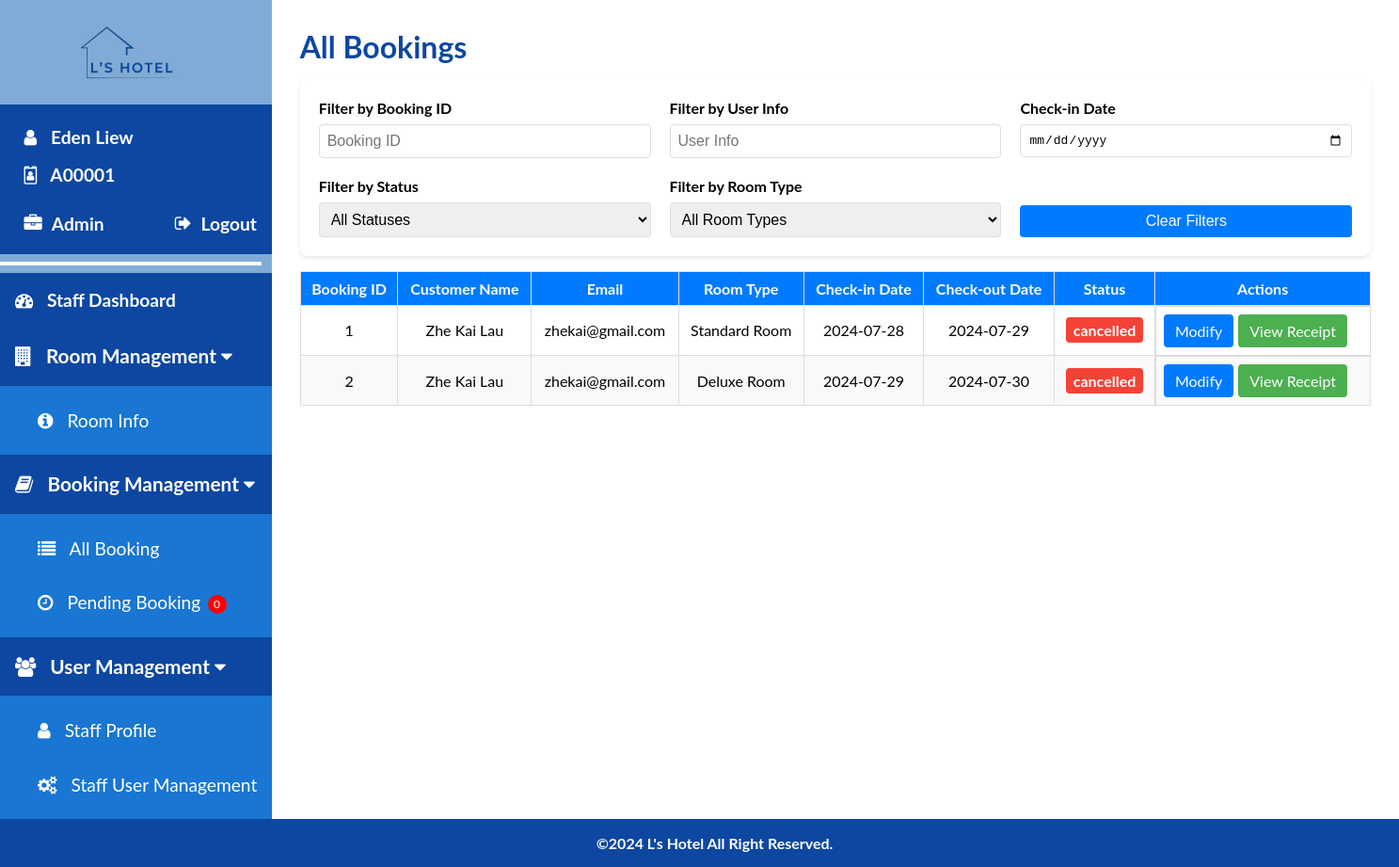
Page /staff/allbooking.php (signed in) on the earlier database version.
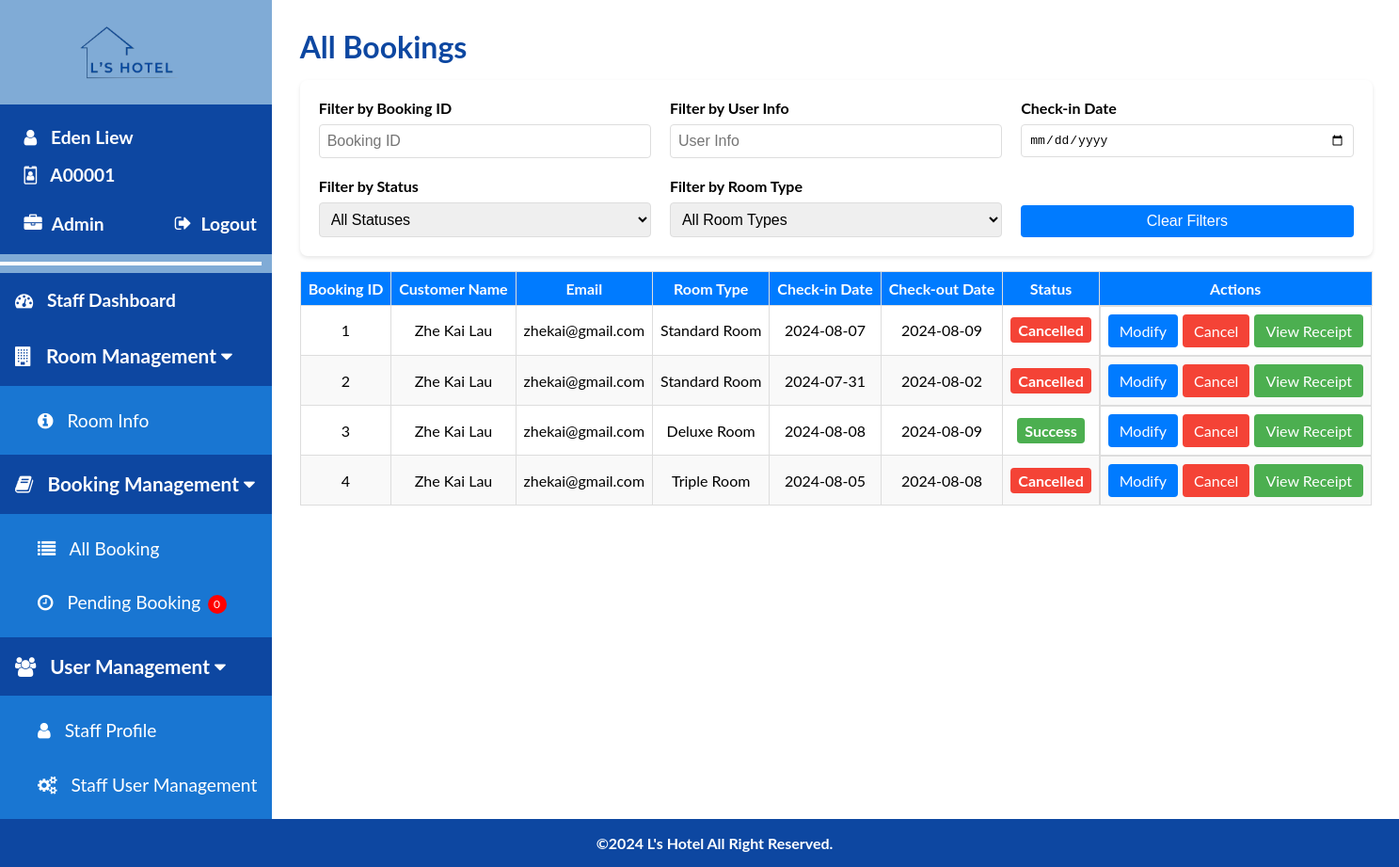
Same page on the later database version.
### tables this page shows
CREATE TABLE `bookings` (
  `booking_id` int(11) NOT NULL,
  `email` varchar(100) NOT NULL,
  `room_id` int(11) NOT NULL,
  `check_in_date` date NOT NULL,
  `check_out_date` date NOT NULL,
  `days` int(11) NOT NULL,
  `number_of_rooms` int(11) NOT NULL,
  `bed_selection` varchar(255) NOT NULL,
  `smoke` varchar(255) NOT NULL,
  `first_name` varchar(50) NOT NULL,
  `last_name` varchar(50) NOT NULL,
  `phone_number` varchar(15) NOT NULL,
  `bring_car` varchar(3) NOT NULL,
  `additional_requests` varchar(255) DEFAULT NULL,
  `total_amount` decimal(10,2) NOT NULL,
  `created_at` timestamp NOT NULL DEFAULT current_timestamp(),
  `car_plates` varchar(255) DEFAULT NULL,
  `payment_status` varchar(20) NOT NULL,
  `booking_status` varchar(20) NOT NULL,
  `cancel_reason` varchar(500) NOT NULL
);

CREATE TABLE `rooms` (
  `room_id` int(11) NOT NULL,
  `room_type` varchar(255) NOT NULL,
  `room_level` int(3) NOT NULL,
  `room_price` decimal(10,2) NOT NULL,
  `room_features` text DEFAULT NULL,
  `room_facilities` text DEFAULT NULL,
  `room_size` varchar(50) DEFAULT NULL,
  `room_availability` int(11) DEFAULT NULL,
  `room_description` text DEFAULT NULL,
  `room_images` text DEFAULT NULL
);

### staff/allbooking.php (the view, shortened to what this page needs)
<!DOCTYPE html>
<html>
<head>
    <link rel="stylesheet" href="https://cdnjs.cloudflare.com/ajax/libs/font-awesome/4.7.0/css/font-awesome.min.css">
    <link rel="stylesheet" href="../css/staff/staff-style.css?v=<?php echo time(); ?>">
    <link rel="stylesheet" href="../css/staff/staff-filters.css?v=<?php echo time(); ?>">
    <link rel="stylesheet" href="../css/staff/staff-booking-table.css?v=<?php echo time(); ?>">
    <link rel="stylesheet" href="../css/staff/cancel_modal.css?v=<?php echo time(); ?>">
    <link rel="stylesheet" href="../css/staff/booking_modal.css?v=<?php echo time(); ?>">
</head>
<body>
<div class="staff-container">
    <?php include 'staff_sidenav.php'; ?>
    <div class="main">
        <div class="staff-page-title">
            <span>All Bookings</span>
        </div>
        <div class="filters">
            <label>
                Filter by Booking ID
                <input type="text" id="booking-id" placeholder="Booking ID">
            </label>
            <label>
                Filter by User Info
                <input type="text" id="user-info" placeholder="User Info">
            </label>
            <label>
                Check-in Date
                <input type="date" id="check-in-date">
            </label>
            <label>
                Filter by Status
                <select id="booking-status">
                    <option value="">All Statuses</option>
                </select>
            </label>
            <label>
                Filter by Room Type
                <select id="room-type">
                    <option value="">All Room Types</option>
                    <?php
                    include '../config.php';
                    ?>
                </select>
            </label>
            <button id="clear-filters-button">Clear Filters</button>
        </div>
        <div class="booking-table">
            <table>
                <thead>
                    <tr>
                        <th>Booking ID</th>
                        <th>Customer Name</th>
                        <th>Email</th>
                        <th>Room Type</th>
                        <th>Check-in Date</th>
                        <th>Check-out Date</th>
                        <th>Status</th>
                        <th>Actions</th>
                    </tr>
                </thead>
                <tbody id="booking-rows">
                    <?php
                    $query = "SELECT b.booking_id, b.first_name, b.last_name, b.email, b.check_in_date, b.check_out_date, b.booking_status, r.room_type
                              FROM bookings b
                              JOIN rooms r ON b.room_id = r.room_id
                              WHERE 1=1";
                    $result = $conn->query($query);
                    if ($result->num_rows > 0) {
                        while ($row = $result->fetch_assoc()) {
                            $status_class = strtolower($row['booking_status']);
                            $customer_name = $row['first_name'] . ' ' . $row['last_name'];
                            $room_type = $row['room_type'];
                            echo "<tr>
                                    <td>{$row['booking_id']}</td>
                                    <td>{$customer_name}</td>
                                    <td>{$row['email']}</td>
                                    <td>{$room_type}</td>
                                    <td>{$row['check_in_date']}</td>
                                    <td>{$row['check_out_date']}</td>
                                    <td><span class='booking-status $status_class'>{$row['booking_status']}</span></td>
                                    <td class='booking-actions'>
                                        <a href='#' class='modify' onclick='fetchBookingDetails({$row['booking_id']})'>Modify</a>";
                            if ($row['booking_status'] != 'cancelled') {
                                echo "<a href='#' class='cancel' onclick='openCancelModal({$row['booking_id']})'>Cancel</a>";
                            }
                            echo "<a href='#' class='view-receipt' onclick='viewReceipt({$row['booking_id']})'>View Receipt</a>
                                    </td>
                                  </tr>";
                        }
                    } else {
                        echo "<tr><td colspan='8'>No bookings found</td></tr>";
                    }
                    ?>
                </tbody>
            </table>
        </div>
    </div>
</div>
<footer>
    <p>&copy;2024 L's Hotel All Right Reserved.</p>
</footer>
</body>
</html>

### staff/staff_sidenav.php (shortened to what this page needs)
<?php
include '../config.php';
function getPendingBookingCount($conn) {
    $sql = "SELECT COUNT(*) as count FROM bookings WHERE booking_status = 'pending'";
    $result = $conn->query($sql);
    if ($result->num_rows > 0) {
        $row = $result->fetch_assoc();
        return $row['count'];
    } else {
        return 0;
    }
}
if (isset($conn)) {
    $pendingCount = getPendingBookingCount($conn);
} else {
    $pendingCount = 0;
}
$staffName = isset($_SESSION['user_full_name']) ? $_SESSION['user_full_name'] : 'Unknown User';
$staffId = isset($_SESSION['user']['id']) ? $_SESSION['user']['id'] : 'N/A';
$staffRole = isset($_SESSION['user']['role']) ? $_SESSION['user']['role'] : 'N/A';
?>
<div class="sidenav">
    <div class="logo">
        <img src="../img/logo.png" alt="logo" />
    </div>
    <div class="staff-info">
        <span id="staff-name"><i class="fa fa-user"></i> <?php echo $staffName; ?></span>
        <span id="staff-id"><i class="fa fa-id-badge"></i> <?php echo $staffId; ?></span>
        <div class="role-logout-container">
            <span id="role" class="role"><i class="fa fa-briefcase"></i> <?php echo $staffRole; ?></span>
            <a href="../logout.php" class="logout"><i class="fa fa-sign-out"></i> Logout</a>
        </div>
    </div>
    <hr/>
    <a href="staff_dashboard.php" class="category" target="_self">
        <i class="fa fa-dashboard"></i> Staff Dashboard
    </a>
    <div class="category dropdown-btn active">
        <i class="fa fa-building"></i> Room Management <i class="fa fa-caret-down"></i>
    </div>
    <div class="dropdown-container" style="max-height: 500px; padding-top: 0.5em; padding-bottom: 0.5em;">
        <a href="room_info.php" target="_self"><i class="fa fa-info-circle"></i> Room Info</a>
    </div>
    <div class="category dropdown-btn active">
        <i class="fa fa-book"></i> Booking Management <i class="fa fa-caret-down"></i>
    </div>
    <div class="dropdown-container" style="max-height: 500px; padding-top: 0.5em; padding-bottom: 0.5em;">
        <a href="allbooking.php" target="_self"><i class="fa fa-list"></i> All Booking</a>
        <a href="pending_booking.php" target="_self" id="pending-booking-link"><i class="fa fa-clock-o"></i> Pending Booking <span class="notification"><?php echo $pendingCount; ?></span></a>
    </div>
    <div class="category dropdown-btn active">
        <i class="fa fa-users"></i> User Management <i class="fa fa-caret-down"></i>
    </div>
    <div class="dropdown-container" style="max-height: 500px; padding-top: 0.5em; padding-bottom: 0.5em;">
        <a href="staff_profile.php" target="_self"><i class="fa fa-user"></i> Staff Profile</a>
        <?php if ($staffRole === 'Admin'): ?>
            <a href="staff_management.php" target="_self"><i class="fa fa-cogs"></i> Staff User Management</a>
        <?php endif; ?>
    </div>
</div>

### css/staff/staff-style.css (style rules this page uses)
body { font-family: "Lato", sans-serif; margin: 0; background-color: #ffffff; display: flex; flex-direction: column; }
.staff-container { display: flex; flex: 1; }
.sidenav { height: 100%; width: fit-content; background-color: #80abd6; padding-top: 1%; box-sizing: border-box; color: #ffffff; box-shadow: rgba(0, 0, 0, 0.24) 0px 3px 8px; display: flex; flex-direction: column; }
.sidenav .logo { width: 100%; display: flex; align-items: center; justify-content: center; margin-bottom: 1em; }
.logo img { width: 60%; height: 5em; }
.staff-info { display: flex; flex-direction: column; padding: 1em 1em 0.2em 1em; background-color: #0d47a1; text-align: left; line-height: 1.2em; font-weight: bold; box-sizing: border-box; }
.staff-info span { padding: 0.5em; font-size: 1.2em; }
.staff-info .role-logout-container { display: flex; justify-content: space-between; align-items: center; margin-top: 0.2em; }
.staff-info .role { color: #ffffff; display: flex; align-items: center; }
.staff-info .role i { margin-right: 10px; }
.staff-info .logout { color: #ffffff; text-decoration: none; width: fit-content; display: flex; align-items: center; background-color: transparent; padding: 0; margin-left: auto; }
.staff-info .logout i { margin-left: 10px; }
hr { width: 95%; border: 2px solid white; margin: 0.5em 0; background-color: #0d47a1; }
.sidenav a, .category { padding: 0 8px 0 16px; height: 3em; line-height: 3em; text-decoration: none; font-size: 1.2em; color: #ffffff; display: block; width: 100%; box-sizing: border-box; border: none; text-align: left; white-space: nowrap; transition: background-color 0.3s, color 0.3s; }
.sidenav a i, .category i, .staff-info i { margin-right: 10px; }
.category { font-weight: bold; background-color: #0d47a1; color: #ffffff; font-size: 1.3em; cursor: pointer; }
.notification { background-color: red; color: white; width: 20px; height: 20px; border-radius: 50%; text-align: center; line-height: 20px; margin-left: 0.2em; font-size: 12px; display: inline-block; vertical-align: middle; }
.dropdown-container { max-height: 0; overflow: hidden; background-color: #1976d2; padding-left: 1.5em; transition: max-height 0.3s ease-in-out, padding 0.3s ease-in-out; padding-top: 0; padding-bottom: 0; }
.main { width: 100%; padding: 2%; background-color: #ffffff; }
.main .staff-page-title { font-size: 2em; font-weight: bold; text-align: left; color: #0d47a1; }
footer { width: 100%; background-color: #0d47a1; color: #ffffff; text-align: center; padding: 1em; font-size: 1em; font-weight: bold; margin-top: auto; }
footer p { margin: 0; }

### css/staff/staff-filters.css (style rules this page uses)
.filters { display: grid; grid-template-columns: repeat(3, 1fr); gap: 20px; margin-top: 1em; margin-bottom: 1em; flex-wrap: wrap; padding: 20px; box-shadow: 0 2px 4px rgba(0,0,0,0.1); border-radius: 8px; }
.filters label { display: flex; flex-direction: column; gap: 8px; font-size: 1em; font-weight: bold; }
.filters input, .filters select { padding: 8px; font-size: 1em; border: 1px solid #ddd; border-radius: 4px; }
.filters button { padding: 8px 16px; font-size: 1em; border: none; border-radius: 4px; background-color: #007bff; color: #fff; cursor: pointer; transition: background-color 0.3s; align-self: flex-end; }

### css/staff/staff-booking-table.css (style rules this page uses)
.booking-table { width: 100%; margin-top: 1em; overflow-x: auto; }
.booking-table table { width: 100%; border-collapse: collapse; white-space: nowrap; }
.booking-table th, .booking-table td { border: 1px solid #ddd; padding: 8px; text-align: center; white-space: nowrap; }
.booking-table th { background-color: #007bff; color: #ffffff; }
.booking-table tr:nth-child(even) { background-color: #f9f9f9; }
.booking-status { display: inline-block; padding: 4px 8px; border-radius: 4px; color: #fff; font-weight: bold; }
.booking-status.success { background-color: #4CAF50; }
.booking-status.cancelled { background-color: #F44336; }
.booking-actions { display: flex; justify-content: flex-start; gap: 5px; }
.booking-actions a { text-decoration: none; color: #fff; padding: 8px 12px; border-radius: 4px; transition: background-color 0.3s; text-align: center; }
.booking-actions a.modify { background-color: #007bff; }
.booking-actions a.cancel { background-color: #f44336; }
.booking-actions a.view-receipt { background-color: #4CAF50; }

Differences in the rows shown:
changed bookings id 1: check_in_date "2024-07-28" → "2024-08-07"; check_out_date "2024-07-29" → "2024-08-09"; booking_status "cancelled" → "Cancelled"; now shows "Cancel"
changed bookings id 2: room.room_type "Deluxe Room" → "Standard Room"; check_in_date "2024-07-29" → "2024-07-31"; check_out_date "2024-07-30" → "2024-08-02"; booking_status "cancelled" → "Cancelled"; now shows "Cancel"
added bookings: booking_id "3", customer_name "Zhe Kai Lau", email "zhekai@gmail.com", room.room_type "Deluxe Room", check_in_date "2024-08-08", check_out_date "2024-08-09", booking_status "Success"
added bookings: booking_id "4", customer_name "Zhe Kai Lau", email "zhekai@gmail.com", room.room_type "Triple Room", check_in_date "2024-08-05", check_out_date "2024-08-08", booking_status "Cancelled"
